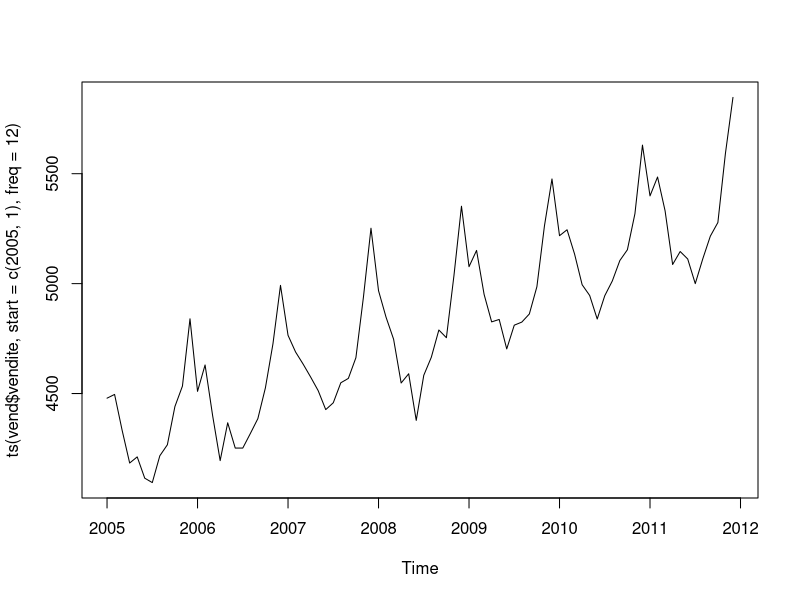
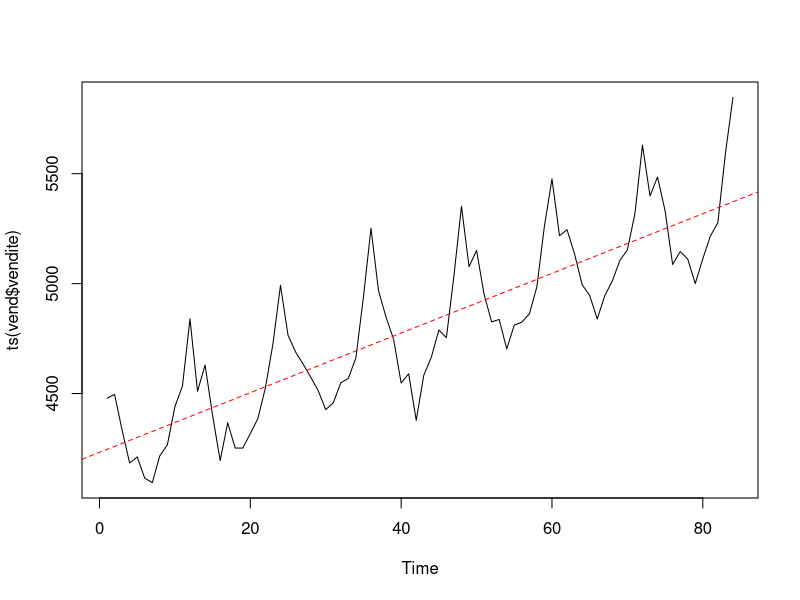
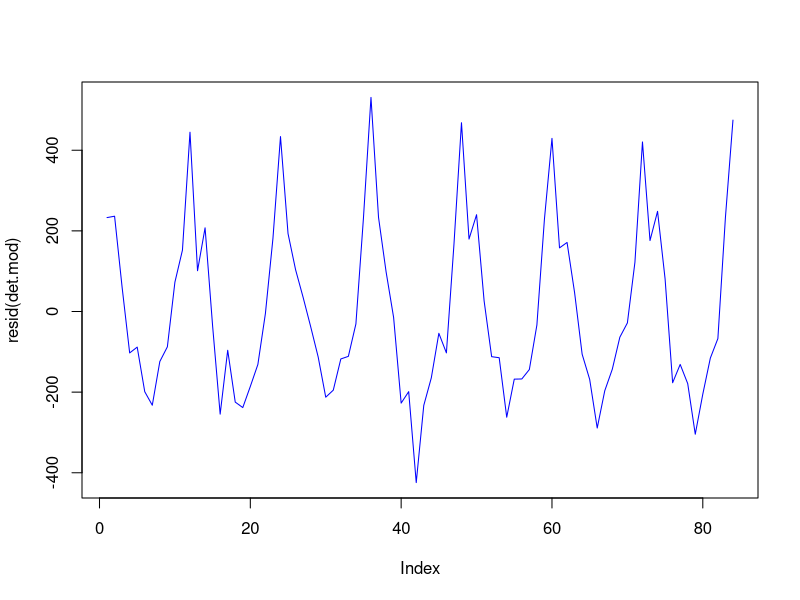
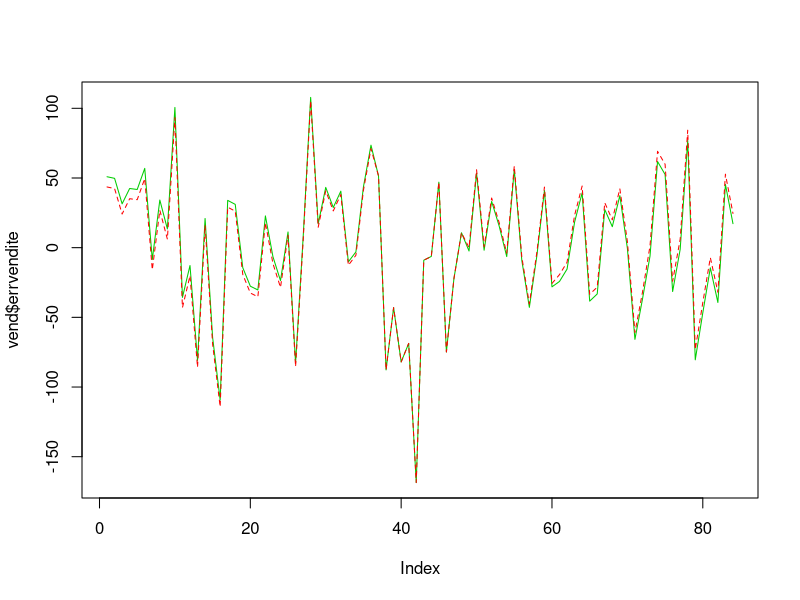

Source code (R) for these figures, in order:
################################################################################
#               Laboratorio Serie Storiche Economiche
#                          Giulio Fantuzzi
#
#ABOUT DATA: serie storica delle vendite di abbigliamento da sci
################################################################################
# Stima di trend (lineari nei parametri) e stagionalità additive

## Import dati vendite Tab. 7.1 Biggeri
vend <- read.table(file="data/Tab7.1.txt", sep="\t", header=TRUE)

plot(ts(vend$vendite, start=c(2005,1), freq=12)) #dati mensili

# C'è un trend lineare evidente...proviamo a detrendizzare la serie
vend$ttrend <- 1:dim(vend)[[1]]
#NOTA: così sto aggiungendo al dataset la colonna ttrend
    
#stimo il trend
det.mod <- lm(vendite ~ ttrend, data=vend)
summary(det.mod)
#plotto per vedere serie e trend sovrapposti
plot(ts(vend$vendite), type="l")
abline(det.mod, col="red", lty=2)

#Adesso che ho il trend posso detrendizzare...
#Allora aggiungo il campo detvendite (cioè le vendite senza l'effetto trend)
#Nello scorso esercizio trovavamo il trend, facevamo il modello polymod e poi facevamo la differenza tra modelli
#Però, senza far tutte ste cose, è analogo considerare direttamente i residui del modello:
vend$detvendite <- resid(det.mod)
plot(resid(det.mod), type="l", col="blue")
#e così abbiamo ottenuto il plot della serie detrendizzata


#NOTA: abbiamo la serie detrendizzata...ma c'è evidente presenza di stagionalità
#vediamo infatti che ci sono picchi ad ogni dicembre (ricordo che son vendite di sci)

#Dalla funzione Yt= D gamma +e voglio stimare a OLS il vettore gamma
stag.mod <- lm(detvendite ~ mese, data=vend)
#NOTA: non serve che io mi costruisca le dummies...basta che specifico a R che voglio regredire verso il mese
#R si crea da solo le dummy mensili e applica i minimi quadrati per stimare le gamma
summary(stag.mod)#-->otterrò le medie dei singoli mesi!

# stima componente erratica
#E' lo stesso discorso di prima per il trend...io potrei partire dalla serie di partenza e toglierci il modello che stimava la stagionalità
#Però ciò è del tutto equivalente di valutare direttamente i residui del modello stimato per la stagionalità

vend$errvendite <- resid(stag.mod) #residui della serie
plot(vend$errvendite, type="l", col="green3")#questa sarà la serie destagionalizzata (oltre che detrendizzata)


# TRICK: si poteva fare la regressione in un solo passo (a partire dalla serie che aveva trend e stagionalità)
unimod <- lm(vendite ~ ttrend + mese, data=vend)
#NOTA: come regressori considero sia il trend che la "dummy" per considerare anche la stagionalità
summary(unimod)
unires <- resid(unimod)
lines(unires, col="red", lty=2)
#NB: potevo usare plot...ha usato lines così si vedo che il grafico coincide col precedente

## noi vedendo la serie avevamo supposto trend lineare...ma se per caso fosse stato trend polinomiale di grado 2?
polimod <- lm(vendite ~ ttrend + I(ttrend^2) + mese, data=vend)
#NOTA: abbiamo considerato sempre stima simultanea di trend e stagionalità
summary(polimod)

#QUALE MODELLO RISULTA PIU' ADATTO?
#confronto tra modello con trend lineare o con trend polinomiale (considerando anche la stagionalità)
summary(unimod)$adj.r.squared
summary(polimod)$adj.r.squared #è leggermente maggiore, quindi è meglio il polinomiale!

#BONUS: 
#è interessante notare come se considero solo il trend ottengo un R2 più basso di quando considero simultaneamente trend e stagionalità 
#(ovvio, perchè se descrivo il modello con entrambe le variabili va da sè che il modello sia più esatto!)
# perchè se non considero variabili esplicative che in realtà servono, ciò impatta sull'errore e del modello (o, analogamente, gli altri parametri risulteranno distorti)